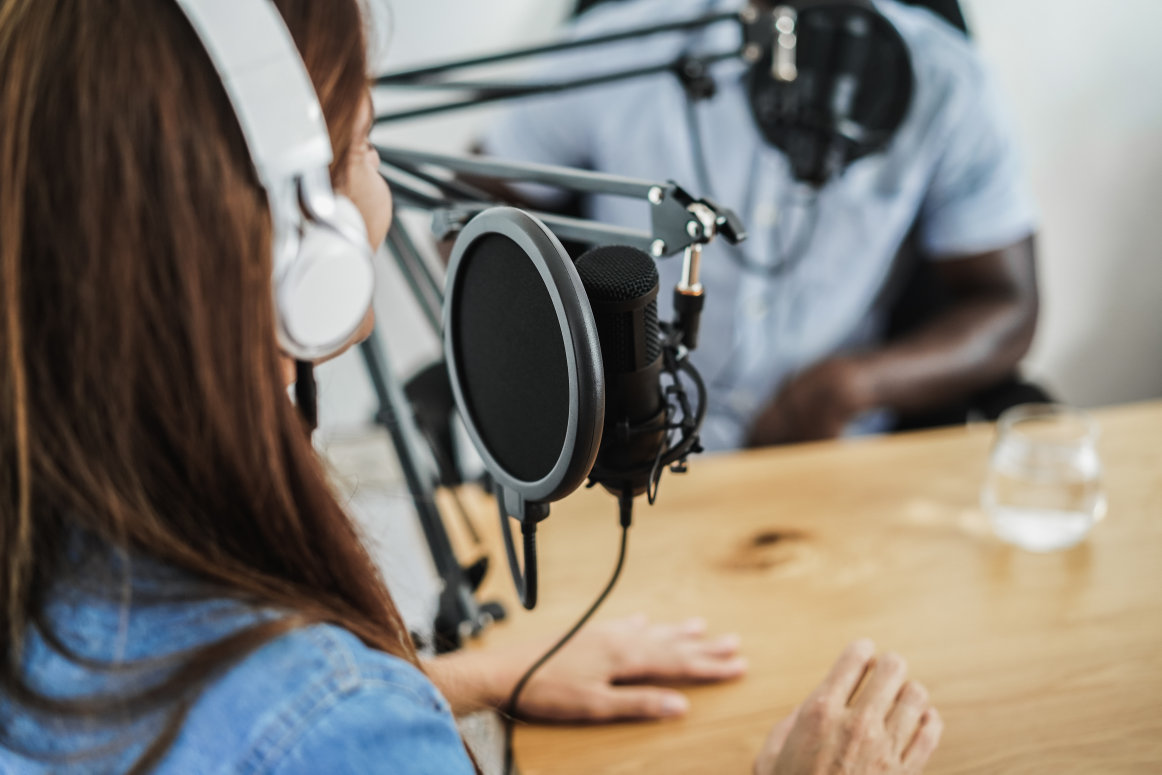
#> input picture assets/services/radio.jpg, 3485 x 2323 px, found by its file name (shown at 1/3 size); its folder holds 2 pictures in this run
$ python optimize_images.py
#> lines starting #> are read from the running program, lines starting #| are printed output that depends on the picture
import os
from PIL import Image

SOURCE_DIR = r'c:\Users\lenovo\Desktop\homepage\assets\services'
TARGET_DIR = r'c:\Users\lenovo\Desktop\homepage\assets\services_optimized'

if not os.path.exists(TARGET_DIR):
    os.makedirs(TARGET_DIR)

files = os.listdir(SOURCE_DIR)
print(f"Found {len(files)} files in {SOURCE_DIR}")

for filename in files:
    if filename.lower().endswith(('.jpg', '.jpeg', '.png', '.webp')):
        filepath = os.path.join(SOURCE_DIR, filename)
        try:
            with Image.open(filepath) as img:
                # Convert to RGB if needed (e.g. for PNGs with transparency if saving as JPG, but WebP handles RGBA)
#> img is the input picture: PIL image 3485x2323 RGB; mean R, G, B 128.6, 122.7, 114.9
                if img.mode in ('RGBA', 'LA') and False:
                    # Logic for JPG would need background fill. For WebP, keep transparency.
                    pass

                # Resize
                max_width = 800
                if img.width > max_width:
                    ratio = max_width / img.width
#> ratio = 0.23
                    new_height = int(img.height * ratio)
#> new_height = 533
                    img = img.resize((max_width, new_height), Image.Resampling.LANCZOS)
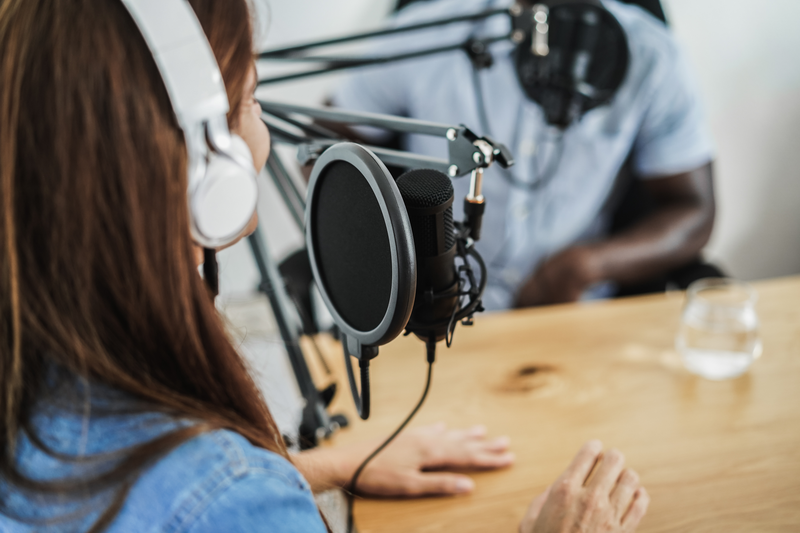
#> img: PIL image 800x533 RGB; mean R, G, B 128.6, 122.7, 114.9

                # Save as WebP
                base_name = os.path.splitext(filename)[0]
                target_filename = base_name + '.webp'
                target_path = os.path.join(TARGET_DIR, target_filename)

                img.save(target_path, 'WEBP', quality=80)

                print(f"Optimized: {filename} -> {target_filename}")
        except Exception as e:
            print(f"Error processing {filename}: {e}")
#> pass 2 of the loop `for filename in files:`:
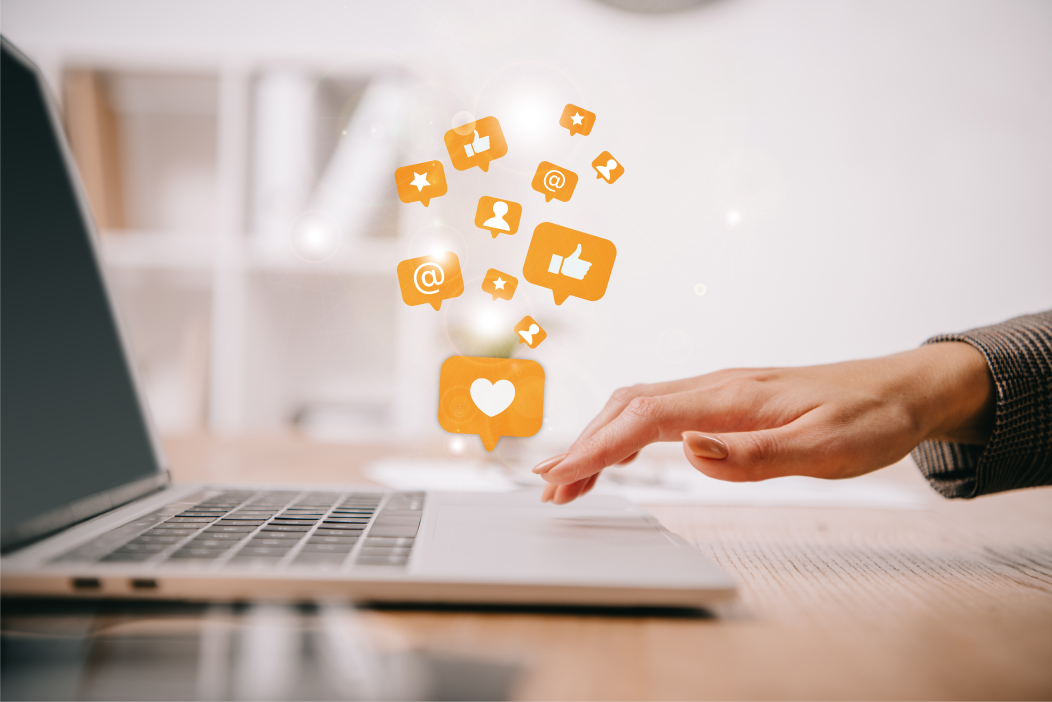
#> input picture assets/services/social_media.jpg, 7361 x 4913 px, found by its file name (shown at 1/7 size)
#> img is the input picture: PIL image 7361x4913 RGB; mean R, G, B 192.3, 176.4, 168.1
#> `img = img.resize((max_width, new_height), Image.Resampling.LANCZOS)`:
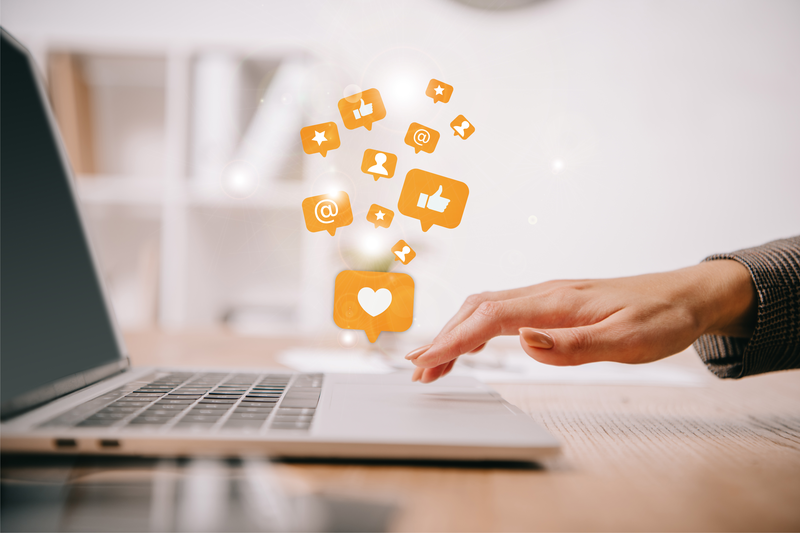
#> img: PIL image 800x533 RGB; mean R, G, B 192.2, 176.3, 168.1

print("Optimization complete.")
